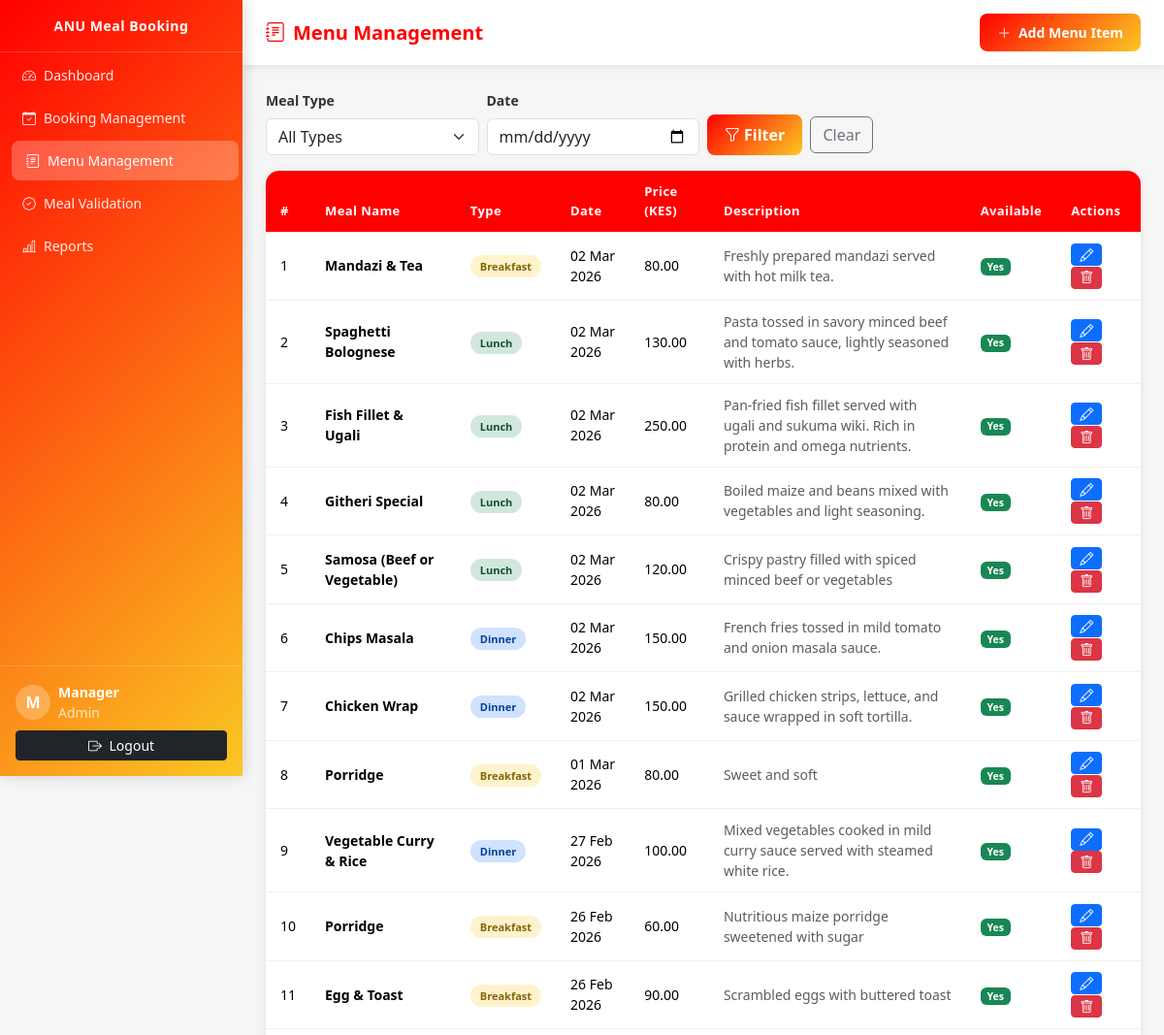
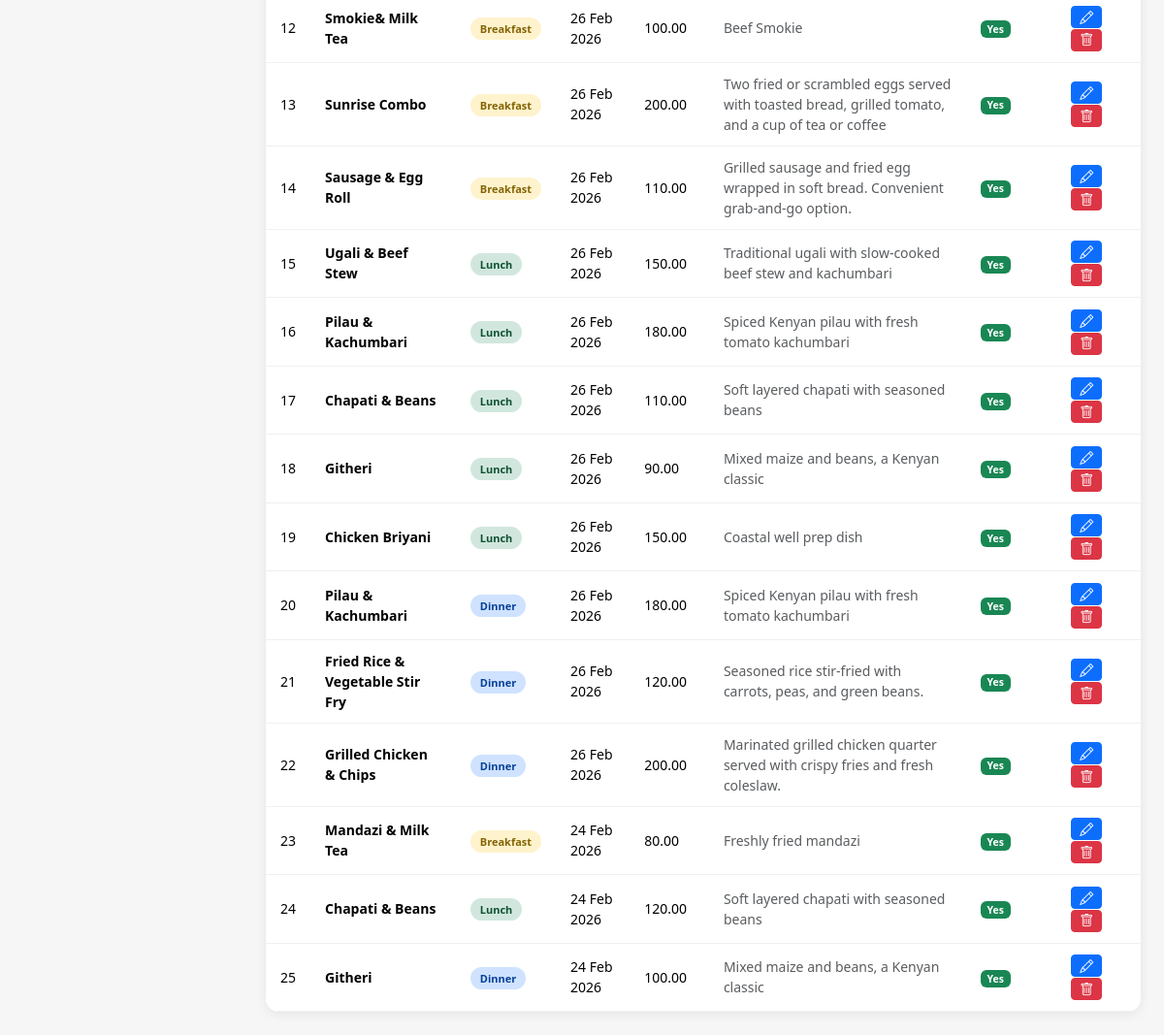
The page /admin/menu.php (signed in) on the database its author committed (2 pictures, top to bottom).
### tables this page shows
CREATE TABLE `menus` (
  `id` int(11) NOT NULL,
  `name` varchar(150) NOT NULL,
  `type` enum('Breakfast','Lunch','Dinner') NOT NULL,
  `date` date NOT NULL,
  `description` text DEFAULT NULL,
  `price` decimal(8,2) DEFAULT 0.00,
  `available` tinyint(1) DEFAULT 1,
  `created_by` int(11) DEFAULT NULL,
  `created_at` timestamp NOT NULL DEFAULT current_timestamp()
);

### admin/menu.php (the view, shortened to what this page needs)
<?php
require_once '../includes/auth.php';
$date_f = $_GET['date'] ?? '';
$where  = "WHERE 1=1";
$menus = $conn->query("SELECT * FROM menus $where ORDER BY date DESC, type ASC");
?>
<!DOCTYPE html>
<html lang="en">
<head>
    <link rel="stylesheet" href="https://cdn.jsdelivr.net/npm/bootstrap@5.3.2/dist/css/bootstrap.min.css">
    <link rel="stylesheet" href="https://cdn.jsdelivr.net/npm/bootstrap-icons@1.11.3/font/bootstrap-icons.min.css">
    <link rel="stylesheet" href="../public/css/style.css">
</head>
<body>
<div class="d-flex">
    <?php include '../includes/sidebar.php'; ?>
    <div class="main-content flex-grow-1">
        <div class="topbar d-flex justify-content-between align-items-center">
            <h1><i class="bi bi-journal-text me-2"></i>Menu Management</h1>
            <button class="btn btn-anu btn-sm" data-bs-toggle="modal" data-bs-target="#addModal">
                <i class="bi bi-plus-lg me-1"></i> Add Menu Item
            </button>
        </div>
        <div class="p-4 fade-in-up">
            <form method="GET" class="row g-2 mb-3 align-items-end">
                <div class="col-md-3">
                    <label class="form-label small fw-semibold">Meal Type</label>
                    <select name="type" class="form-select">
                        <option value="">All Types</option>
                    </select>
                </div>
                <div class="col-md-3">
                    <label class="form-label small fw-semibold">Date</label>
                    <input type="date" name="date" class="form-control" value="<?= htmlspecialchars($date_f) ?>">
                </div>
                <div class="col-auto">
                    <button type="submit" class="btn btn-anu"><i class="bi bi-funnel me-1"></i>Filter</button>
                    <a href="menu.php" class="btn btn-outline-secondary ms-1">Clear</a>
                </div>
            </form>
            <div class="table-card">
                <div class="table-responsive">
                    <table class="table table-hover mb-0">
                        <thead>
                            <tr>
                                <th>#</th><th>Meal Name</th><th>Type</th><th>Date</th>
                                <th>Price (KES)</th><th>Description</th><th>Available</th><th>Actions</th>
                            </tr>
                        </thead>
                        <tbody>
                        <?php $i = 1; while ($m = $menus->fetch_assoc()): ?>
                            <tr>
                                <td><?= $i++ ?></td>
                                <td class="fw-semibold"><?= htmlspecialchars($m['name']) ?></td>
                                <td><span class="menu-badge <?= strtolower($m['type']) ?>"><?= $m['type'] ?></span></td>
                                <td><?= date('d M Y', strtotime($m['date'])) ?></td>
                                <td><?= number_format($m['price'], 2) ?></td>
                                <td class="text-muted small"><?= htmlspecialchars($m['description'] ?: '—') ?></td>
                                <td>
                                    <span class="badge <?= $m['available'] ? 'bg-success' : 'bg-secondary' ?>">
                                        <?= $m['available'] ? 'Yes' : 'No' ?>
                                    </span>
                                </td>
                                <td>
                                    <button class="btn btn-sm btn-primary py-0 px-2 me-1" onclick="editMenu(<?= htmlspecialchars(json_encode($m)) ?>)" title="Edit">
                                        <i class="bi bi-pencil"></i>
                                    </button>
                                    <form method="POST" class="d-inline" onsubmit="return confirm('Delete this menu item?');">
                                        <button class="btn btn-sm btn-danger py-0 px-2" title="Delete">
                                            <i class="bi bi-trash"></i>
                                        </button>
                                    </form>
                                </td>
                            </tr>
                        <?php endwhile; ?>
                        </tbody>
                    </table>
                </div>
            </div>
        </div>
    </div>
</div>
</body>
</html>

### public/css/style.css (style rules this page uses)
:root { --anu-red: #ff0000; --anu-yellow: #fac823; --anu-dark: #000000; --anu-white: #ffffff; --anu-gray: #f6f6f6; --anu-red-dark: #cc0000; --anu-gradient: linear-gradient(135deg, #ff0000, #fac823); --sidebar-width: 250px; --transition: all 0.3s ease; }
body { font-family: 'Segoe UI', Tahoma, Geneva, Verdana, sans-serif; background: var(--anu-gray); color: #333; }
.main-content { margin-left: var(--sidebar-width); min-height: 100vh; display: flex; flex-direction: column; }
.topbar { background: #fff; box-shadow: 0 2px 8px rgba(0,0,0,0.08); padding: 14px 24px; position: sticky; top: 0; z-index: 90; }
.topbar h1 { color: var(--anu-red); font-size: 20px; margin: 0; font-weight: 700; }
.btn-anu { background: var(--anu-gradient); color: #fff; border: none; border-radius: 8px; padding: 9px 18px; font-weight: 600; transition: var(--transition); cursor: pointer; }
.table-card { background: #fff; border-radius: 14px; overflow: hidden; box-shadow: 0 2px 12px rgba(0,0,0,0.08); }
.table thead th { background: var(--anu-red); color: #fff; font-size: 13px; font-weight: 600; letter-spacing: 0.4px; border: none; padding: 12px 15px; }
.table tbody td { padding: 11px 15px; vertical-align: middle; font-size: 14px; border-color: #f0f0f0; }
.form-label { font-weight: 600; font-size: 14px; }
.fade-in-up { animation: fadeInUp 0.7s ease; }
.menu-badge { font-size: 11px; padding: 4px 10px; border-radius: 20px; font-weight: 600; }
.breakfast { background: #fff3cd; color: #856404; }
.lunch { background: #d1e7dd; color: #0f5132; }
.dinner { background: #cfe2ff; color: #084298; }

### rows shown on the page
menus: name "Mandazi & Tea", type "Breakfast", date "02 Mar 2026", price "80.00", description "Freshly prepared mandazi served with hot milk tea.", available "Yes"
menus: name "Spaghetti Bolognese", type "Lunch", date "02 Mar 2026", price "130.00", description "Pasta tossed in savory minced beef and tomato sauce, lightly seasoned with herbs.", available "Yes"
menus: name "Fish Fillet & Ugali", type "Lunch", date "02 Mar 2026", price "250.00", description "Pan-fried fish fillet served with ugali and sukuma wiki. Rich in protein and omega nutrients.", available "Yes"
menus: name "Githeri Special", type "Lunch", date "02 Mar 2026", price "80.00", description "Boiled maize and beans mixed with vegetables and light seasoning.", available "Yes"
menus: name "Samosa (Beef or Vegetable)", type "Lunch", date "02 Mar 2026", price "120.00", description "Crispy pastry filled with spiced minced beef or vegetables", available "Yes"
menus: name "Chips Masala", type "Dinner", date "02 Mar 2026", price "150.00", description "French fries tossed in mild tomato and onion masala sauce.", available "Yes"
menus: name "Chicken Wrap", type "Dinner", date "02 Mar 2026", price "150.00", description "Grilled chicken strips, lettuce, and sauce wrapped in soft tortilla.", available "Yes"
menus: name "Porridge", type "Breakfast", date "01 Mar 2026", price "80.00", description "Sweet and soft", available "Yes"
menus: name "Vegetable Curry & Rice", type "Dinner", date "27 Feb 2026", price "100.00", description "Mixed vegetables cooked in mild curry sauce served with steamed white rice.", available "Yes"
menus: name "Porridge", type "Breakfast", date "26 Feb 2026", price "60.00", description "Nutritious maize porridge sweetened with sugar", available "Yes"
menus: name "Egg & Toast", type "Breakfast", date "26 Feb 2026", price "90.00", description "Scrambled eggs with buttered toast", available "Yes"
menus: name "Smokie& Milk Tea", type "Breakfast", date "26 Feb 2026", price "100.00", description "Beef Smokie", available "Yes"
menus: name "Sunrise Combo", type "Breakfast", date "26 Feb 2026", price "200.00", description "Two fried or scrambled eggs served with toasted bread, grilled tomato, and a cup of tea or coffee", available "Yes"
menus: name "Sausage & Egg Roll", type "Breakfast", date "26 Feb 2026", price "110.00", description "Grilled sausage and fried egg wrapped in soft bread. Convenient grab-and-go option.", available "Yes"
menus: name "Ugali & Beef Stew", type "Lunch", date "26 Feb 2026", price "150.00", description "Traditional ugali with slow-cooked beef stew and kachumbari", available "Yes"
menus: name "Pilau & Kachumbari", type "Lunch", date "26 Feb 2026", price "180.00", description "Spiced Kenyan pilau with fresh tomato kachumbari", available "Yes"
menus: name "Chapati & Beans", type "Lunch", date "26 Feb 2026", price "110.00", description "Soft layered chapati with seasoned beans", available "Yes"
menus: name "Githeri", type "Lunch", date "26 Feb 2026", price "90.00", description "Mixed maize and beans, a Kenyan classic", available "Yes"
menus: name "Chicken Briyani", type "Lunch", date "26 Feb 2026", price "150.00", description "Coastal well prep dish", available "Yes"
menus: name "Pilau & Kachumbari", type "Dinner", date "26 Feb 2026", price "180.00", description "Spiced Kenyan pilau with fresh tomato kachumbari", available "Yes"
menus: name "Fried Rice & Vegetable Stir Fry", type "Dinner", date "26 Feb 2026", price "120.00", description "Seasoned rice stir-fried with carrots, peas, and green beans.", available "Yes"
menus: name "Grilled Chicken & Chips", type "Dinner", date "26 Feb 2026", price "200.00", description "Marinated grilled chicken quarter served with crispy fries and fresh coleslaw.", available "Yes"
menus: name "Mandazi & Milk Tea", type "Breakfast", date "24 Feb 2026", price "80.00", description "Freshly fried mandazi", available "Yes"
menus: name "Chapati & Beans", type "Lunch", date "24 Feb 2026", price "120.00", description "Soft layered chapati with seasoned beans", available "Yes"
menus: name "Githeri", type "Dinner", date "24 Feb 2026", price "100.00", description "Mixed maize and beans, a Kenyan classic", available "Yes"

### other values the page prints
substr($user['fullname'] ?: $user['username'], 0, 1) "M"
$user['fullname'] ?: $user['username'] "Manager"
str_replace('_',' ', $user['role']) "Admin"
